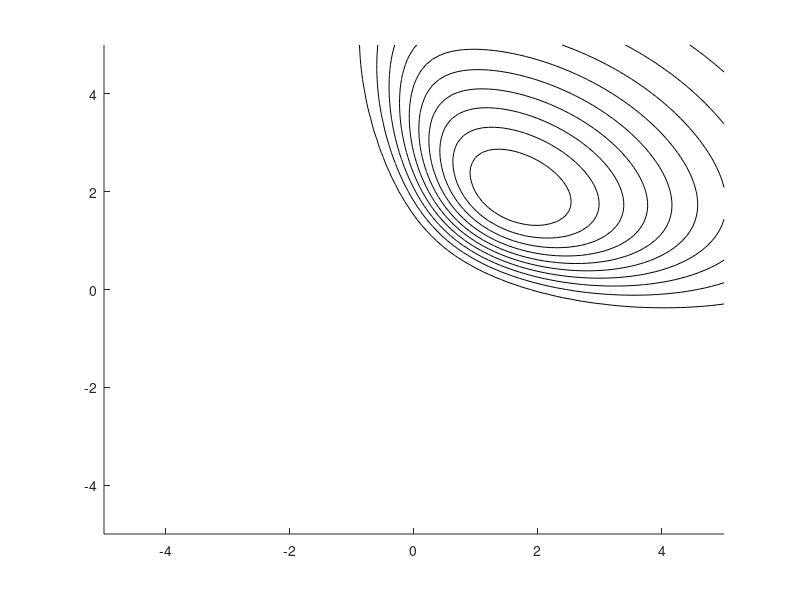

This chart was generated by the following MATLAB code: (Note: this script raises an error after producing the figure.)
clear all;close all;
 %% load the data
 load logregdata.mat
 
 %% find the model and the hessian 
 w = repmat(0,2,1); % Start at zero
tol = 1e-6; % Stopping tolerance
Nits = 100;
w_all = zeros(Nits,2); % Store evolution of w values
ss = 10; % Prior variance on the parameters of w
change = inf;
it = 0;
while change>tol | it<=100
    prob_t = 1./(1+exp(-X*w));
    % Gradient
    grad = -(1/ss)*w' + sum(X.*(repmat(t,1,length(w))-repmat(prob_t,1,length(w))),1);
    % Hessian
    H = -X'*diag(prob_t.*(1-prob_t))*X;
    H = H - (1/ss)*eye(length(w));
    % Update w
    w = w - inv(H)*grad';
    it = it + 1;
    w_all(it,:) = w';
    if it>1
        change = sum((w_all(it,:) - w_all(it-1,:)).^2);
    end
end
w_all(it+1:end,:) = [];

%% set the Laplace Approximation
muw = w;
siw = inv(-H);

%% Plot the true posterior
[w1,w2] = meshgrid(-5:0.1:5,-5:0.1:5);
logprior = -0.5*log(2*pi) - 0.5*log(ss) - (1/(2*ss))*w1.^2;
logprior = logprior + (-0.5*log(2*pi) - 0.5*log(ss) - (1/(2*ss))*w2.^2);
prob_t = 1./(1+exp(-[w1(:) w2(:)]*X'));
loglike = sum(log(prob_t).*repmat(t',prod(size(w1)),1),2);
loglike = loglike + sum(log(1-prob_t).*repmat(1-t',prod(size(w1)),1),2);
logpost = logprior + reshape(loglike,size(w1));
contour(w1,w2,exp(logpost),'k','color',[0.6 0.6 0.6])
xlabel('$w1$','interpreter','latex');
ylabel('$w2$','interpreter','latex');

%% Overlay the approimation
temp = [w1(:)-muw(1) w2(:)-muw(2)];
D = 2; % Working in 2 dimensions
logconst = -(D/2)*log(2*pi) - 0.5*log(det(siw));
log_truepost = logconst - diag(0.5*temp*inv(siw)*temp');
hold on
contour(w1,w2,reshape(exp(log_truepost),size(w1)),'k');
legend('True','Laplace Approximation');

%% Plot the decision counters
% Create an x grid
[Xv,Yv] = meshgrid(-5:0.1:5,-5:0.1:5);
d
% Generate samples from the approximate posterior
path(path,'../utilities');
Nsamps = 1000;
w_samps = gausssamp(muw,siw,Nsamps);

% Compute the probabilities over the grid by averaging over the samples
Probs = zeros(size(Xv));
for i = 1:Nsamps
    Probs = Probs + 1./(1 + exp(-(w_samps(i,1)*Xv + w_samps(i,2)*Yv)));
end
Probs = Probs./Nsamps;
figure(1);hold off
plot(X(1:20,1),X(1:20,2),'ko','markersize',10,'markerfacecolor','k')
hold on
plot(X(21:40,1),X(21:40,2),'ks','markersize',10,'linewidth',2)
[cs,h] = contour(Xv,Yv,Probs);
clabel(cs,h);